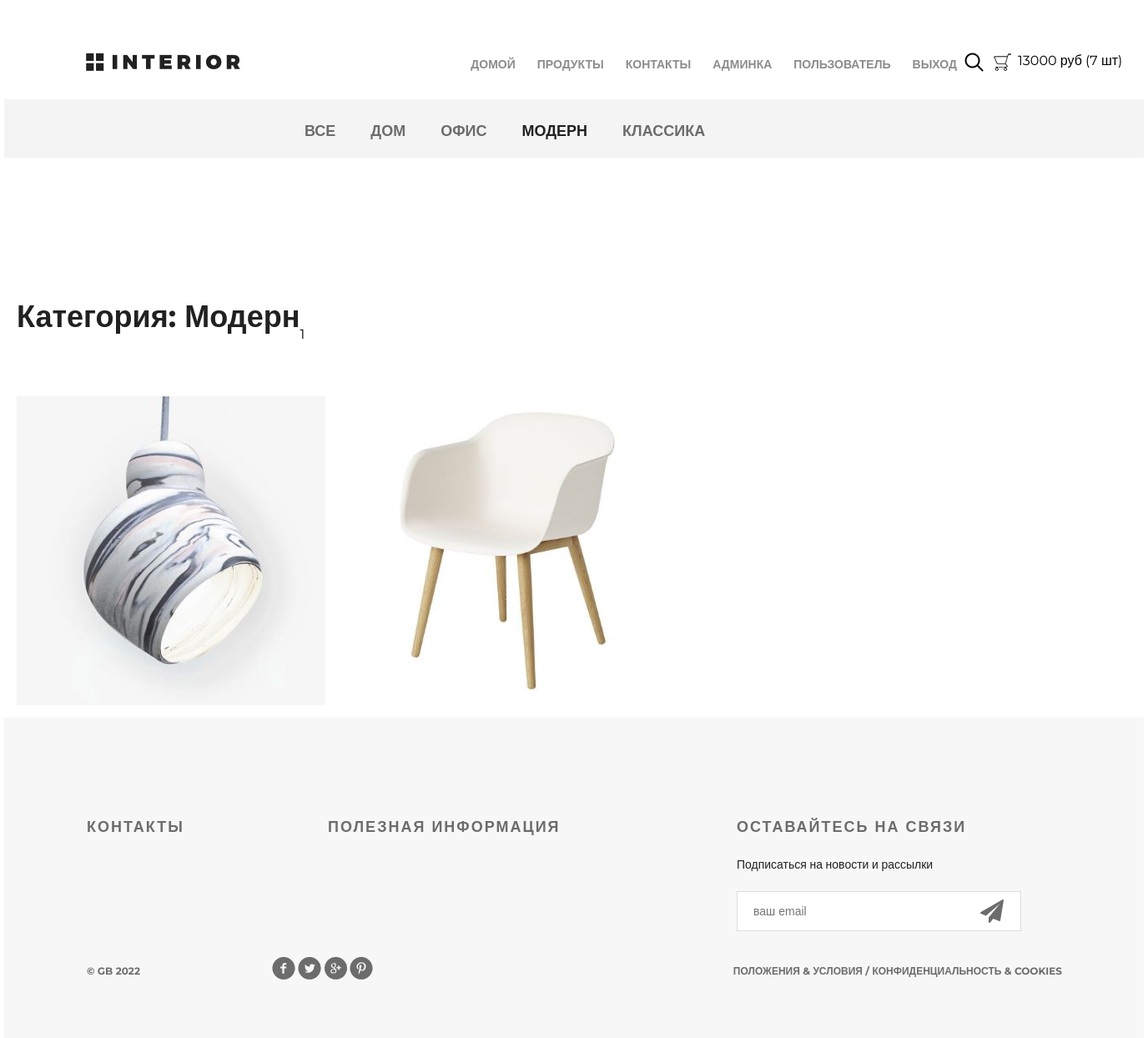
Page /products/7/?page=2 (signed in) on the earlier database version.
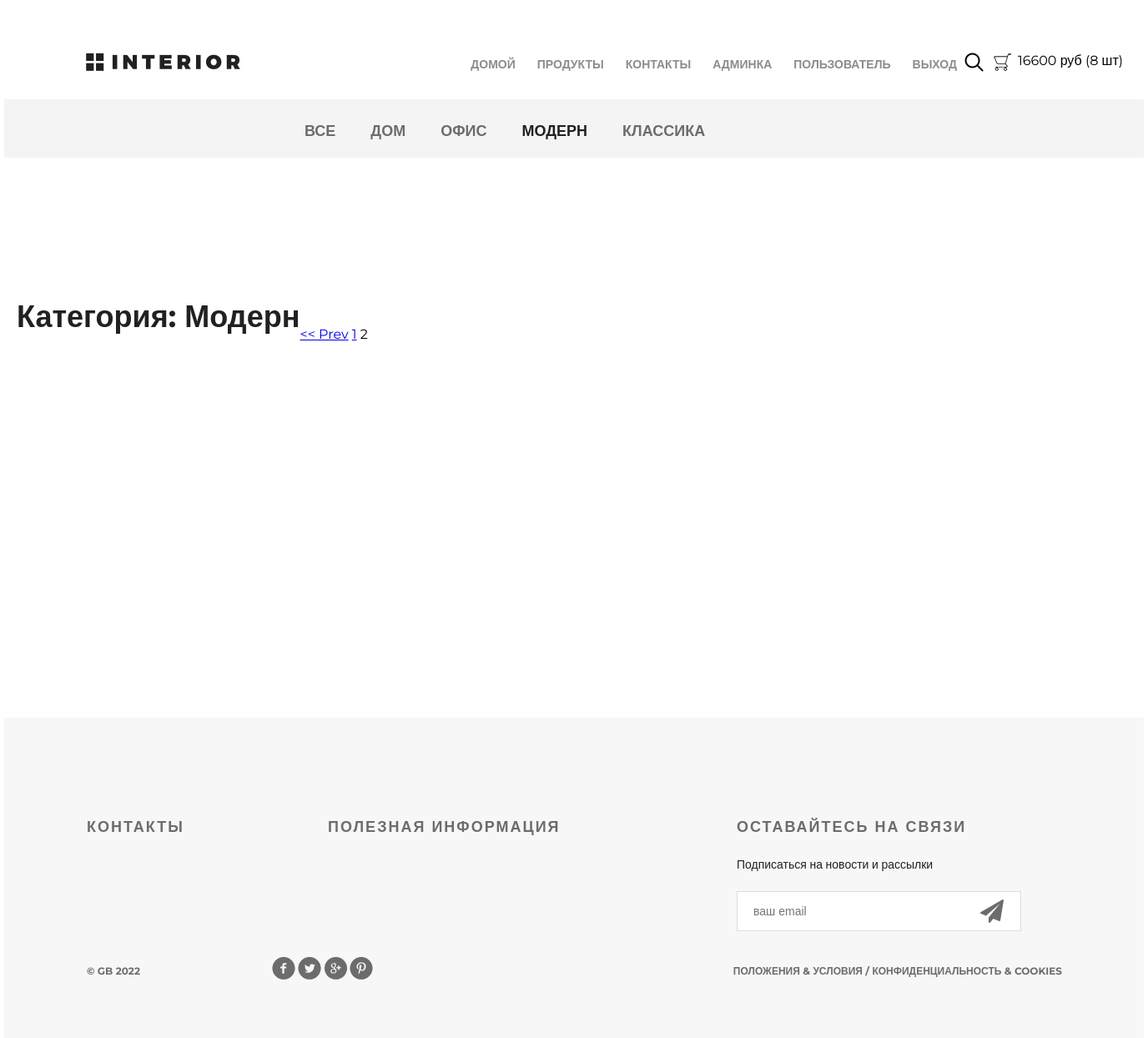
Same page on the later database version.
### basketapp/models.py (models this page shows, shortened)
class Basket(models.Model):
    product = models.ForeignKey(Product, on_delete=models.CASCADE, verbose_name='Товар')
    user = models.ForeignKey(settings.AUTH_USER_MODEL, on_delete=models.CASCADE, verbose_name='Пользователь')
    quantity = models.PositiveSmallIntegerField(default=0, verbose_name='Количество')
    created_at = models.DateTimeField(auto_now_add=True, verbose_name='Добавлен')
    class Meta:
        verbose_name = 'корзина'
        verbose_name_plural = 'корзины'
        ordering = ('created_at',)
    @property
    def product_cost(self):
        return self.product.price * self.quantity
    @property
    def total_quantity(self):
        _items = Basket.objects.filter(user=self.user)  # Получаем все тваоры из корзины по пользователю
        return sum(list(_items.values_list('quantity', flat=True)))
    @property
    def total_cost(self):
        _items = Basket.objects.filter(user=self.user)
        return sum(list(map(lambda x: x.product_cost, _items)))

### authapp/models.py (models this page shows)
class ShopUser(AbstractUser):
    avatar = models.ImageField(upload_to='users', blank=True, verbose_name='Аватарка')
    age = models.PositiveSmallIntegerField(verbose_name='Возраст')

### mainapp/models.py (models this page shows, shortened)
class Product(models.Model):
    category = models.ForeignKey(Category, on_delete=models.CASCADE, verbose_name='Категория', related_name='products')
    image = models.ImageField(upload_to='product', blank=True, null=True, verbose_name='Изображение')
    name = models.CharField(max_length=128, verbose_name='Название')
    short_desc = models.CharField(max_length=128, verbose_name='Краткое описание')
    description = models.TextField('Описание')
    price = models.DecimalField(max_digits=8, decimal_places=2, verbose_name='Цена')
    quantity = models.PositiveSmallIntegerField(default=0, verbose_name='Количество')
    is_active = models.BooleanField(default=True, verbose_name='Активен')
    class Meta:
        verbose_name = 'продукт'
        verbose_name_plural = 'продукты'

class Category(models.Model):
    name = models.CharField(max_length=128, verbose_name='Название', unique=True)
    description = models.TextField(verbose_name='Описание')
    is_active = models.BooleanField(default=True, verbose_name='Активен')
    class Meta:
        verbose_name = 'категория'
        verbose_name_plural = 'категории'
        ordering = ('pk', )

### mainapp/views.py (the view, shortened to what this page needs)
# urls.py: path('products/', include('mainapp.urls', namespace='products')),
def products(request, pk=None):
    print(pk)
    sub_links = Category.objects.all()
    if pk is not None:
        if pk == 0:
            products_list = Product.objects.all()
            category_item = {'name': 'все', 'pk': 0}
        else:
            category_item = get_object_or_404(Category, pk=pk)
            products_list = Product.objects.filter(category_id=pk)
        page = request.GET.get('page')
        paginator = Paginator(products_list, 2)
        try:
            paginated_products = paginator.page(page)
        except PageNotAnInteger:
            paginated_products = paginator.page(1)
        except EmptyPage:
            paginated_products = paginator.page(paginator.num_pages)
        context = {
            'sub_links': sub_links,
            'products': paginated_products,
            'category': category_item,
            'basket': get_basket(request.user)
        }
        return render(request, 'mainapp/products_list.html', context)

### mainapp/services.py (called while the page is built)
def get_basket(user):
    basket_list = []
    if user.is_authenticated:
        basket_list = Basket.objects.filter(user=user)
    return basket_list

### mainapp/templates/mainapp/products_list.html (shortened to what this page needs)
{% extends 'mainapp/base.html' %}
{% load static %}
{% block menu %}
    <div class="hero-white">
        <div class="header clearfix">
            {% include 'mainapp/includes/inc_main_menu.html' %}
        </div>
    </div>
{% endblock %}
{% block content %}
    <div class="details">
        <div class="links clearfix">
            {% include 'mainapp/includes/inc_products_sub_menu.html' %}
        </div>
        <div class="products">
            <div class="title clearfix">
                <h2>
                    Категория: {{ category.name|title }}
                </h2>
            </div>
            <div class="pagination">
                {% if products.has_previous %}
                    <a href="?page={{ products.previous_page_number }}"><< Prev</a>
                {% endif %}
                {% for item in products.paginator.page_range %}
                    {% if item == products.number %}
                        <span>{{ item }}</span>
                    {% else %}
                        <a href="?page={{ item }}">{{ item }}</a>
                    {% endif %}
                {% endfor %}
            </div>
            <div class="products">
                {% for product in products %}
                    <div class="block">
                        <a href="{% url 'products:product_item' product.pk %}"><img src="/media/{{ product.image }}"
                                                                                    alt="">
                        </a>
                    </div>
                {% endfor %}
            </div>
        </div>
    </div>
{% endblock %}

### mainapp/templates/mainapp/includes/inc_main_menu.html (shortened to what this page needs)
<a href="{% url 'index' %}" class="logo"></a>
<ul class="menu">
    <li><a href="{% url 'index' %}" >домой</a></li>
    <li><a href="{% url 'products:products_hot_products' %}" >продукты</a></li>
    <li><a href="{% url 'contact' %}" {% if request.resolver_match.url_name == 'contact' %} class="active" {% endif %}>контакты</a>
    </li>
    {% if user.is_authenticated %}
        {% if user.is_superuser %}
            <li>
                <a href="{% url 'adminapp:user_read' %}">Админка</a>
            </li>
        {% endif %}
        <li>
            <a href="{% url 'authapp:edit' %}">{{ user.first_name|default:'пользователь' }}</a>
        </li>
        <li>
            <a href="{% url 'authapp:logout' %}">выход</a>
        </li>
    {% else %}
        <li>
            <a href="{% url 'authapp:login' %}">вход</a>
        </li>
    {% endif %}
</ul>
<a href="#" class="search"></a>
<a href="{% url 'basket:list' %}" class="basket">
    <span style="display: block; margin-left: 30px; color: black;">
        {% if basket %}
            {{ basket.0.total_cost|floatformat:0 }} руб
            ({{ basket.0.total_quantity }} шт)
        {% endif %}
    </span>
</a>

### mainapp/templates/mainapp/includes/inc_products_sub_menu.html
<ul class="links-menu">
    <li>
        <a href="{% url 'products:product_list' 0 %}"
            {% if request.resolver_match.kwargs.pk == 0 %}class="active" {% endif %}>
            все
        </a>
    </li>
    {% for menu_part in sub_links %}
        <li>
            <a href="{% url 'products:product_list' menu_part.pk %}"
                    {% if request.resolver_match.kwargs.pk == menu_part.pk %}
               class="active" {% endif %}>{{ menu_part.name }}
            </a>
        </li>
    {% endfor %}
</ul>

Differences in the rows shown:
no longer on this page (row unchanged): Product: image (picture)
no longer on this page (row unchanged): Product: image (picture)
changed Basket: user+product+quantity "13000" → "16600"; user "7" → "8"
Other differences:
text now shown: "<< Prev"
list line gone: "1"
new list line: "1"
new list line: "2"
